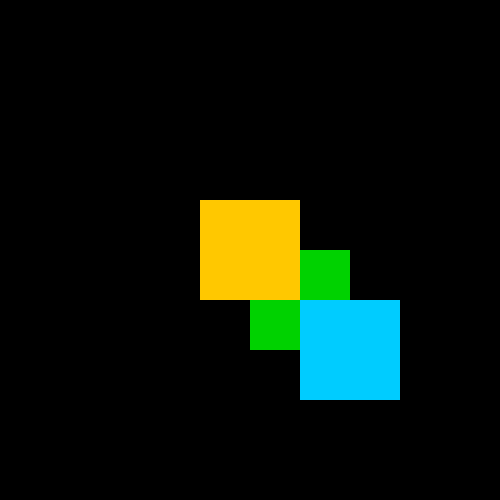
Frame 1 (no input)
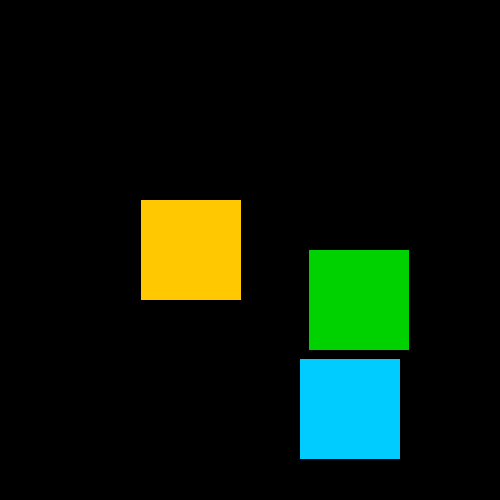
Frame 60 (the mouse pressed at the canvas centre just before this capture)
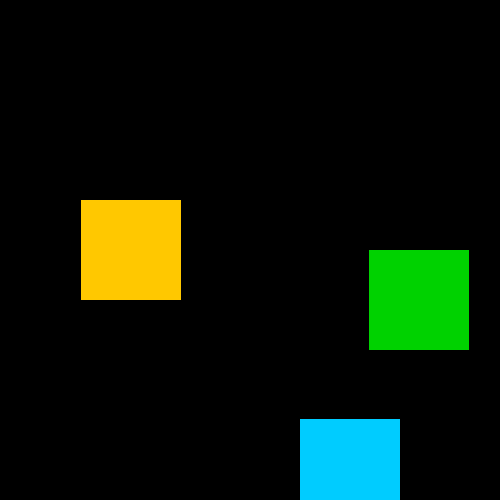
Frame 120 (the mouse held since frame 60 and released just before this capture)

The Processing sketch that drew these frames (run headless with seeded random() and noise(); from frame 60 on, the mouse is pressed at the canvas centre):

// Processing sketch: ex1_1
// ── ex1_1.pde
  
  int right ;
  int left ;
  int down ;
  
  void setup ()
  {
  size(500,500); 
  right = 250;
  left =200 ; 
  down =300 ;
  }
  
  void draw()
  {
    background(0);
    
      noStroke();
  
    fill(0, 210, 0);
    rect(right++,250,100,100);
    
    fill(255,200,0);
    rect(left--,200,100,100);
    
    fill (0,204,255);
    rect (300,down++,100,100);
   
  }
